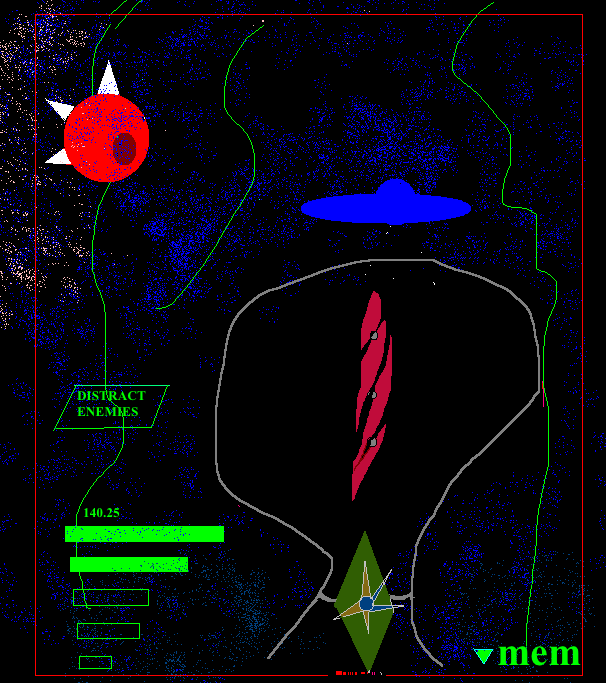
#> input picture aliens 2.jpg, 606 x 683 px
$ python 'M1.2 shapes.py'
#> lines starting #> are read from the running program, lines starting #| are printed output that depends on the picture
import cv2
import matplotlib.pyplot as plt

# Step 1: Load the Image
image_path = 'aliens 2.jpg'  # User-provided image path
image = cv2.imread(image_path)
#> image is the input picture: shape (683, 606, 3); mean B, G, R 15.2, 8.4, 9.2

# Convert BGR to RGB for correct color display with matplotlib
image_rgb = cv2.cvtColor(image, cv2.COLOR_BGR2RGB)

# Get image dimensions
height, width, _ = image_rgb.shape
#> height = 683; width = 606

# Step 2: Draw Two Rectangles Around Interesting Regions
# Rectangle 1: Top-left corner
rect1_width, rect1_height = 120, 120
top_left1 = (20, 20)  # Fixed 20 pixels padding from top-left
bottom_right1 = (top_left1[0] + rect1_width, top_left1[1] + rect1_height)
cv2.rectangle(image_rgb, top_left1, bottom_right1, (0, 255, 255), 3)  # Yellow rectangle

# Rectangle 2: Bottom-right corner
rect2_width, rect2_height = 200, 120
top_left2 = (width - rect2_width - 20, height - rect2_height - 20)  # 20 pixels padding
#> top_left2 = (386, 543)
bottom_right2 = (top_left2[0] + rect2_width, top_left2[1] + rect2_height)
#> bottom_right2 = (586, 663)
cv2.rectangle(image_rgb, top_left2, bottom_right2, (255, 0, 255), 3)  # Magenta rectangle

# Step 3: Draw Circles at the Centers of Both Rectangles
center1_x = top_left1[0] + rect1_width // 2
center1_y = top_left1[1] + rect1_height // 2
center2_x = top_left2[0] + rect2_width // 2
#> center2_x = 486
center2_y = top_left2[1] + rect2_height // 2
#> center2_y = 603
cv2.circle(image_rgb, (center1_x, center1_y), 15, (0, 255, 0), -1)  # Filled green circle
cv2.circle(image_rgb, (center2_x, center2_y), 15, (0, 255, 0), -1)  # Filled red circle

# Step 4: Draw Connecting Lines Between Centers of Rectangles
cv2.line(image_rgb, (center1_x, center1_y), (center2_x, center2_y), (0, 255, 0), 3)

# Step 5: Add Text Labels for Regions and Centers
font = cv2.FONT_HERSHEY_SIMPLEX
cv2.putText(image_rgb, 'Region 1', (top_left1[0], top_left1[1] - 10), font, 0.7, (255, 255, 255), 2, cv2.LINE_AA)
cv2.putText(image_rgb, 'Region 2', (top_left2[0], top_left2[1] - 10), font, 0.7, (255, 255, 255), 2, cv2.LINE_AA)
cv2.putText(image_rgb, 'Center 1', (center1_x - 40, center1_y + 40), font, 0.6, (0, 255, 0), 2, cv2.LINE_AA)
cv2.putText(image_rgb, 'Center 2', (center2_x - 40, center2_y + 40), font, 0.6, (0, 255, 0), 2, cv2.LINE_AA)

# Step 6: Add Bi-Directional Arrow Representing Height
arrow_start = (width - 50, 20)  # Start near the top-right
#> arrow_start = (556, 20)
arrow_end = (width - 50, height - 20)  # End near the bottom-right
#> arrow_end = (556, 663)

# Draw arrows in both directions
cv2.arrowedLine(image_rgb, arrow_start, arrow_end, (255, 255, 0), 3, tipLength=0.05)  # Downward arrow
cv2.arrowedLine(image_rgb, arrow_end, arrow_start, (255, 255, 0), 3, tipLength=0.05)  # Upward arrow

# Annotate the height value
height_label_position = (arrow_start[0] - 150, (arrow_start[1] + arrow_end[1]) // 2)
#> height_label_position = (406, 341)
cv2.putText(image_rgb, f'Height: {height}px', height_label_position, font, 0.8, (255, 255, 0), 2, cv2.LINE_AA)
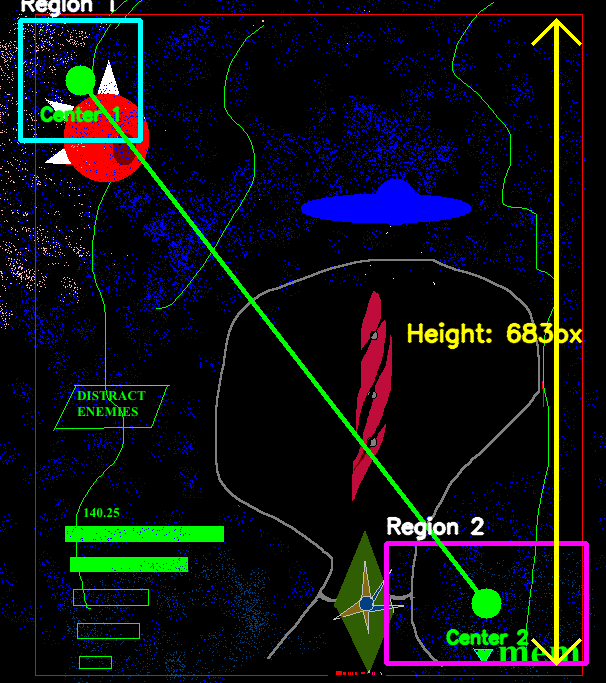
#> image_rgb: shape (683, 606, 3); mean R, G, B 14.4, 16.9, 18.8

# Step 7: Display the Annotated Image
plt.figure(figsize=(12, 8))
plt.imshow(image_rgb)
plt.title('Annotated Image with Regions, Centers, and Bi-Directional Height Arrow')
plt.axis('off')
plt.show()
